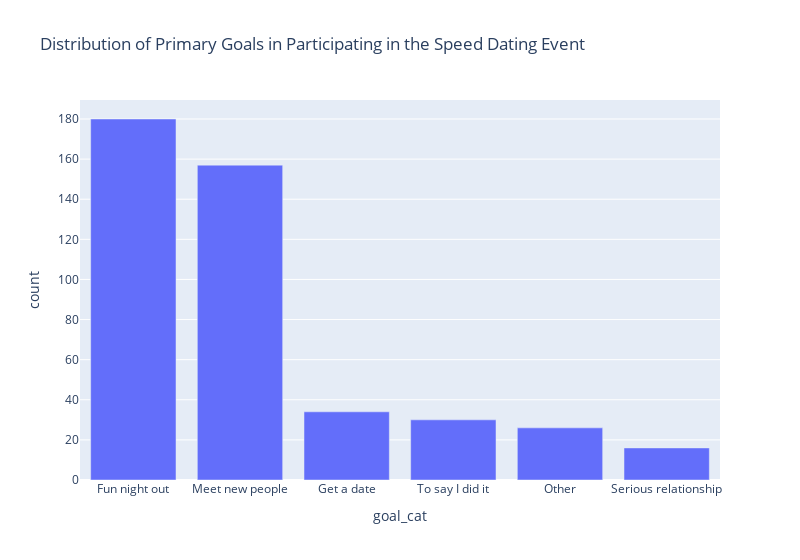

Notebook cell for this chart:
### Code cell
# Get the counts for each goal category

grouped_goal_cat = df.groupby('goal_cat')['iid'].nunique().reset_index()
grouped_goal_cat.columns = ['goal_cat', 'count'] 

# Sort in descending order by count
grouped_goal_cat = grouped_goal_cat.sort_values(by='count', ascending=False)

display(grouped_goal_cat)

# Create a pie chart
fig = px.bar(grouped_goal_cat, x='goal_cat', y='count', 
             title="Distribution of Primary Goals in Participating in the Speed Dating Event",width=WIDTH)
fig.show()

fig.write_image("images/goals_distribution.png", width = WIDTH)
![goals_distribution](images/goals_distribution.png)

### Figure 1 — Plotly figure (JSON) as saved in the notebook; plotly's stock layout.template omitted (floating-point values rounded to 4 significant figures)
{"data": [{"hovertemplate": "goal_cat=%{x}<br>count=%{y}<extra></extra>", "legendgroup": "", "marker": {"color": "#636efa", "pattern": {"shape": ""}}, "name": "", "orientation": "v", "showlegend": false, "textposition": "auto", "type": "bar", "x": ["Fun night out", "Meet new people", "Get a date", "To say I did it", "Other", "Serious relationship"], "xaxis": "x", "y": [180, 157, 34, 30, 26, 16], "yaxis": "y"}], "layout": {"barmode": "relative", "legend": {"tracegroupgap": 0}, "title": {"text": "Distribution of Primary Goals in Participating in the Speed Dating Event"}, "width": 800, "xaxis": {"anchor": "y", "domain": [0, 1], "title": {"text": "goal_cat"}}, "yaxis": {"anchor": "x", "domain": [0, 1], "title": {"text": "count"}}}}
